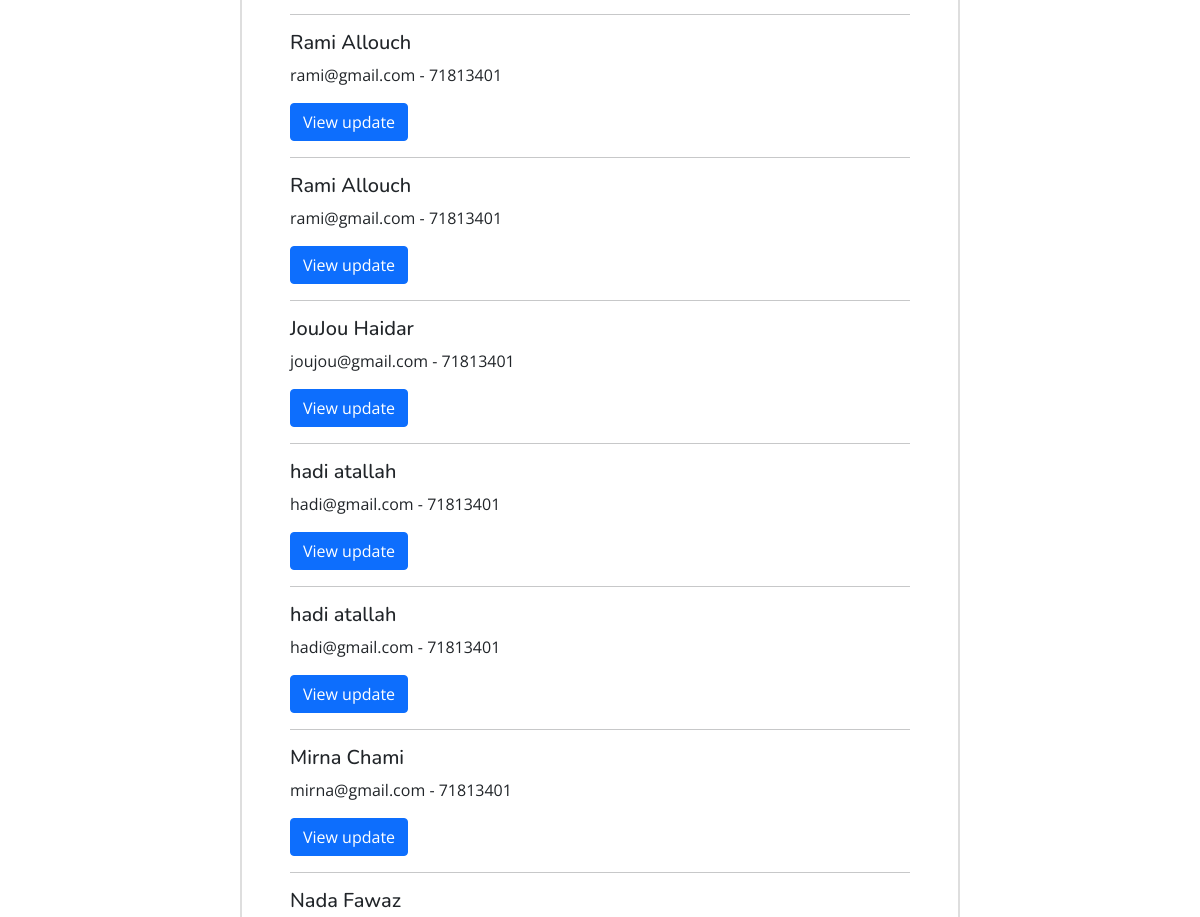
Page /admin_updates.php (middle part) on the earlier database version.
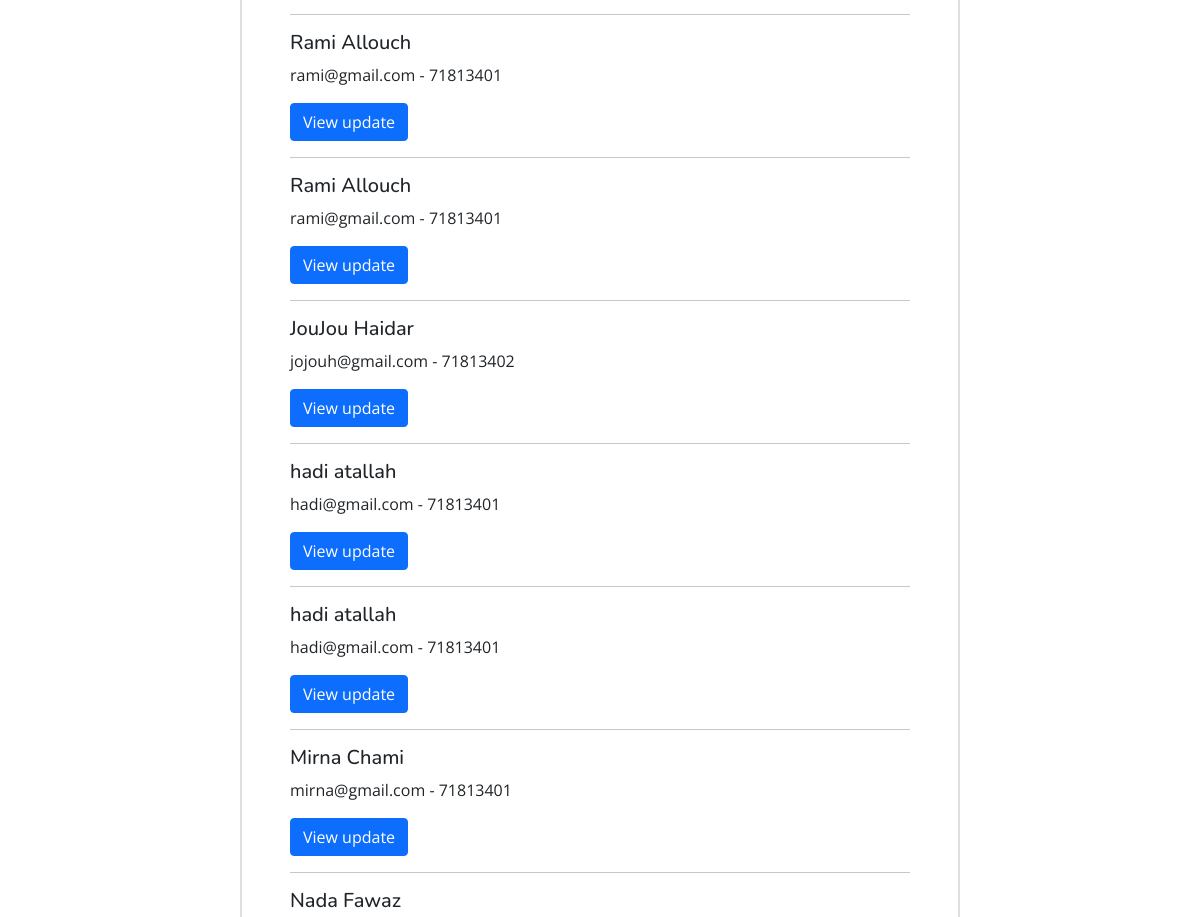
Same page on the later database version.
### tables this page shows
CREATE TABLE `users` (
  `user_id` int(11) NOT NULL,
  `type` int(250) NOT NULL,
  `first_name` varchar(250) NOT NULL,
  `last_name` varchar(250) NOT NULL,
  `email` varchar(250) NOT NULL,
  `phone_number` varchar(250) NOT NULL,
  `password` text NOT NULL
);

### admin_updates.php (the view, shortened to what this page needs)
<?php
include("connection.php");
?>
<!DOCTYPE html>
<html lang="en">
<head>
    <link href="./vendor/bootstrap/css/bootstrap.min.css" rel="stylesheet">
    <link href="./vendor/bootstrap-icons/bootstrap-icons.css" rel="stylesheet">
    <link href="./vendor/aos/aos.css" rel="stylesheet">
    <link href="./vendor/remixicon/remixicon.css" rel="stylesheet">
    <link href="./vendor/swiper/swiper-bundle.min.css" rel="stylesheet">
    <link href="./vendor/glightbox/css/glightbox.min.css" rel="stylesheet">
    <link href="./css/style.css" rel="stylesheet">
    <link href="./css/style2.css" rel="stylesheet">
</head>
<body>
    <br><br><br><br><br><br>
    <div class="container">
        <div class="list-group thin-container" id="myList" role="tablist">
            <div class="list-group-item card update-item">
            <div class="list-group-item card update-item">
                <?php $query_tutor_profile_edits = "SELECT id, user_id, email, phone_number, city, profile_image, description  FROM  tutor_edit_requests";
                $query_tutor_names = "SELECT user_id ,first_name, last_name, email, phone_number FROM  users";
                $stmt = $connection->prepare($query_tutor_names);
                $stmt->execute();
                $results_tutor_names = $stmt->get_result();
                ?>
                <div class="card-body">
                <?php
                      while($row = $results_tutor_names->fetch_assoc()){
                  ?>
                  <h5 class="card-title"><?php echo($row["first_name"]." ".$row["last_name"]); ?></h5>
                  <p class="card-text"><?php echo($row["email"]." - ".$row["phone_number"]); ?></p>
                  <a href="profile_edit_tutor.php?id=<?php echo($row["id"]);?>" class="btn btn-primary" data-id=<?php echo($row["id"]); ?> >View update</a>
                  <hr>
                  <?php } ?>
                </div>
            </div>
        </div>
    </div>
    <br><br><br><br><br><br>
</body>
</html>

Differences in the rows shown:
changed users "JouJou": email "joujou@gmail.com" → "jojouh@gmail.com"; phone_number "71813401" → "71813402"
